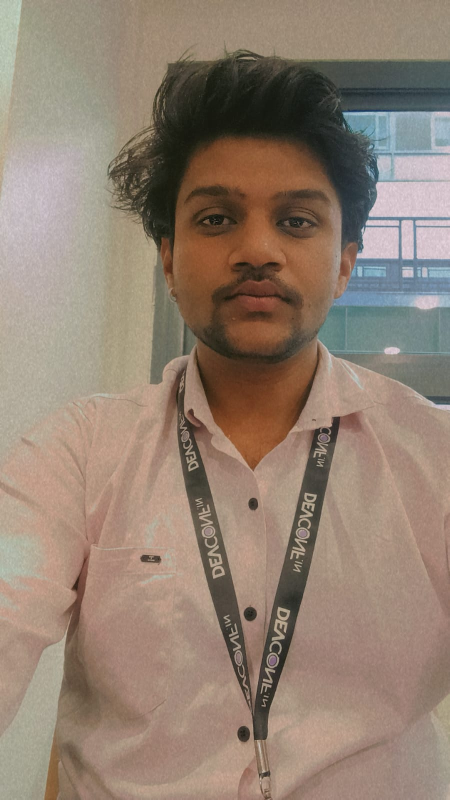
#> input picture data/Image_org.jpeg, 899 x 1599 px (shown at 1/2 size); the run also reads 2 pictures not shown here
$ python run_all.py
#> lines starting #> are read from the running program, lines starting #| are printed output that depends on the picture; after the words box and inside, x2 and y2 are one past the last pixel; in counts of white or black regions, pixels touching at a corner belong together
### task4_motion_estimation.py
"""
Task 4: Video Motion Estimation
Unit 5 Practical Assignment
Author: Devendra Agrawal
"""

import os
import glob
import json
import cv2
import numpy as np
import matplotlib.pyplot as plt


def find_default_video():
    """Find available video file in data/ directory."""
    candidates = [
        "data/video_1.mp4",
        "data/sample_video.mp4",
        "video_1.mp4",
        "sample_video.mp4"
    ]
    for c in candidates:
        if os.path.exists(c):
            return c
#> in run_image_restoration, img_bgr is the input picture: shape (1599, 899, 3); mean B, G, R 113.6, 128.5, 146.5
    # Fallback to any mp4 in data/
    mp4s = glob.glob("data/*.mp4")
    if mp4s:
        return mp4s[0]
    return "data/video_1.mp4"


def run_motion_estimation(video_path: str = None, out_dir: str = "outputs/task4_motion", num_frames_to_process: int = 250):
    """
    Process video using:
    1. Consecutive frame extraction
    2. Frame Differencing
    3. GMM-based Background Subtraction (MOG2)
    4. Lucas-Kanade Optical Flow
    """
    if video_path is None or not os.path.exists(video_path):
        video_path = find_default_video()

    os.makedirs(out_dir, exist_ok=True)

    cap = cv2.VideoCapture(video_path)
    if not cap.isOpened():
        raise FileNotFoundError(f"Cannot open video file: {video_path}")

    total_frames = int(cap.get(cv2.CAP_PROP_FRAME_COUNT))
    fps = cap.get(cv2.CAP_PROP_FPS)
    w = int(cap.get(cv2.CAP_PROP_FRAME_WIDTH))
    h = int(cap.get(cv2.CAP_PROP_FRAME_HEIGHT))
    print(f"[Task 4] Video Info: {total_frames} frames, {fps:.1f} FPS, {w}x{h} (File: {video_path})")

    # GMM Background Subtractor
    bg_subtractor = cv2.createBackgroundSubtractorMOG2(history=150, varThreshold=25, detectShadows=True)

    # LK optical flow parameters
    feature_params = dict(maxCorners=200, qualityLevel=0.02, minDistance=10, blockSize=7)
    lk_params = dict(winSize=(21, 21), maxLevel=3, criteria=(cv2.TERM_CRITERIA_EPS | cv2.TERM_CRITERIA_COUNT, 30, 0.01))

    # Read first frame
    ret, prev_frame = cap.read()
    if not ret:
        raise RuntimeError("Failed to read frames from video.")

    # Downscale for consistent processing if large
    scale_factor = 1.0
    if max(h, w) > 960:
        scale_factor = 960 / max(h, w)
        prev_frame = cv2.resize(prev_frame, (int(w * scale_factor), int(h * scale_factor)))

    prev_gray = cv2.cvtColor(prev_frame, cv2.COLOR_BGR2GRAY)
    p0 = cv2.goodFeaturesToTrack(prev_gray, mask=None, **feature_params)

    # Determine representative target frame with significant motion
    target_sample_frame = min(135, max(30, total_frames // 2))

    comparison_snapshot = None
    frame_idx = 0
    max_motion_seen = -1
    best_candidate_snapshot = None

    while cap.isOpened() and frame_idx < min(total_frames - 1, num_frames_to_process):
        ret, frame = cap.read()
        if not ret:
            break

        if scale_factor != 1.0:
            frame = cv2.resize(frame, (int(w * scale_factor), int(h * scale_factor)))

        frame_idx += 1
        curr_gray = cv2.cvtColor(frame, cv2.COLOR_BGR2GRAY)

        # 1. Frame Differencing
        diff = cv2.absdiff(prev_gray, curr_gray)
        mean_diff = float(np.mean(diff))
        _, diff_thresh = cv2.threshold(diff, 20, 255, cv2.THRESH_BINARY)
        kernel = cv2.getStructuringElement(cv2.MORPH_RECT, (5, 5))
        diff_clean = cv2.morphologyEx(diff_thresh, cv2.MORPH_OPEN, kernel)
        diff_clean = cv2.morphologyEx(diff_clean, cv2.MORPH_DILATE, kernel)

        # 2. GMM Background Subtraction
        fg_mask_raw = bg_subtractor.apply(frame)
        _, gmm_fg = cv2.threshold(fg_mask_raw, 200, 255, cv2.THRESH_BINARY)
        gmm_clean = cv2.morphologyEx(gmm_fg, cv2.MORPH_OPEN, kernel)
        gmm_clean = cv2.morphologyEx(gmm_clean, cv2.MORPH_DILATE, kernel)

        # 3. Lucas-Kanade Optical Flow
        lk_vis = frame.copy()
        if p0 is None or len(p0) < 20:
            p0 = cv2.goodFeaturesToTrack(prev_gray, mask=None, **feature_params)

        motion_vectors = []
        if p0 is not None and len(p0) > 0:
            p1, st, err = cv2.calcOpticalFlowPyrLK(prev_gray, curr_gray, p0, None, **lk_params)

            if p1 is not None and st is not None:
                good_new = p1[st == 1]
                good_old = p0[st == 1]

                for new, old in zip(good_new, good_old):
                    a, b = new.ravel()
                    c, d = old.ravel()
                    mag = np.hypot(a - c, b - d)
                    if mag > 1.2:
                        motion_vectors.append(((c, d), (a, b), mag))
                        cv2.arrowedLine(lk_vis, (int(c), int(d)), (int(a), int(b)), (0, 0, 255), 2, tipLength=0.35)
                        cv2.circle(lk_vis, (int(a), int(b)), 3, (0, 255, 0), -1)

                p0 = good_new.reshape(-1, 1, 2)
            else:
                p0 = None
        else:
            p0 = None

        # Build candidate snapshot
        contours, _ = cv2.findContours(diff_clean, cv2.RETR_EXTERNAL, cv2.CHAIN_APPROX_SIMPLE)
        bbox_vis = frame.copy()
        for cnt in contours:
            if cv2.contourArea(cnt) > 300:
                bx, by, bw, bh = cv2.boundingRect(cnt)
                cv2.rectangle(bbox_vis, (bx, by), (bx + bw, by + bh), (0, 255, 255), 3)
                cv2.putText(bbox_vis, "Motion Area", (bx, max(20, by - 8)), cv2.FONT_HERSHEY_SIMPLEX, 0.6, (0, 255, 255), 2)

        snapshot_candidate = {
            "frame_prev": prev_frame.copy(),
            "frame_curr": frame.copy(),
            "diff_mask": diff_clean.copy(),
            "gmm_mask": gmm_clean.copy(),
            "optical_flow": lk_vis.copy(),
            "tracked_bbox": bbox_vis.copy(),
            "frame_idx": frame_idx,
            "vector_count": len(motion_vectors),
            "mean_diff": mean_diff
        }

        if frame_idx == target_sample_frame:
            comparison_snapshot = snapshot_candidate

        if mean_diff > max_motion_seen and len(motion_vectors) >= 5:
            max_motion_seen = mean_diff
            best_candidate_snapshot = snapshot_candidate

        prev_gray = curr_gray.copy()
        prev_frame = frame.copy()

    cap.release()

    if comparison_snapshot is None or comparison_snapshot["vector_count"] < 3:
        comparison_snapshot = best_candidate_snapshot if best_candidate_snapshot else snapshot_candidate

    # Save individual snapshot files
    cv2.imwrite(os.path.join(out_dir, "frame_previous.png"), comparison_snapshot["frame_prev"])
    cv2.imwrite(os.path.join(out_dir, "frame_current.png"), comparison_snapshot["frame_curr"])
    cv2.imwrite(os.path.join(out_dir, "diff_foreground_mask.png"), comparison_snapshot["diff_mask"])
    cv2.imwrite(os.path.join(out_dir, "gmm_foreground_mask.png"), comparison_snapshot["gmm_mask"])
    cv2.imwrite(os.path.join(out_dir, "optical_flow_vectors.png"), comparison_snapshot["optical_flow"])
    cv2.imwrite(os.path.join(out_dir, "motion_bounding_boxes.png"), comparison_snapshot["tracked_bbox"])

    # Multi-panel visualization
    fig, axes = plt.subplots(2, 3, figsize=(18, 12))
    fig.suptitle(f"Task 4: Video Motion Estimation & Tracking Analysis (Frame #{comparison_snapshot['frame_idx']})",
                 fontsize=16, fontweight='bold')

    axes[0, 0].imshow(cv2.cvtColor(comparison_snapshot["frame_prev"], cv2.COLOR_BGR2RGB))
    axes[0, 0].set_title(f"1. Previous Frame $I_{{t-1}}$ (#{comparison_snapshot['frame_idx']-1})")
    axes[0, 0].axis("off")

    axes[0, 1].imshow(cv2.cvtColor(comparison_snapshot["frame_curr"], cv2.COLOR_BGR2RGB))
    axes[0, 1].set_title(f"2. Current Frame $I_t$ (#{comparison_snapshot['frame_idx']})")
    axes[0, 1].axis("off")

    axes[0, 2].imshow(comparison_snapshot["diff_mask"], cmap='gray')
    axes[0, 2].set_title("3. Frame Differencing Mask\n($|I_t - I_{t-1}| > T$)")
    axes[0, 2].axis("off")

    axes[1, 0].imshow(comparison_snapshot["gmm_mask"], cmap='gray')
    axes[1, 0].set_title("4. GMM Background Subtraction (MOG2)\nAdaptive Mixture Foreground")
    axes[1, 0].axis("off")

    axes[1, 1].imshow(cv2.cvtColor(comparison_snapshot["optical_flow"], cv2.COLOR_BGR2RGB))
    axes[1, 1].set_title(f"5. Lucas-Kanade Optical Flow\n({comparison_snapshot['vector_count']} Motion Vectors)")
    axes[1, 1].axis("off")

    axes[1, 2].imshow(cv2.cvtColor(comparison_snapshot["tracked_bbox"], cv2.COLOR_BGR2RGB))
    axes[1, 2].set_title("6. Motion Tracking & Bounding Box\n(Spatial Object Localization)")
    axes[1, 2].axis("off")

    plt.tight_layout()
    plt.savefig(os.path.join(out_dir, "motion_estimation_comparison.png"), dpi=300)
    plt.close()

    # Detailed technical comparison table data
    comparison_table = [
        {
            "Technique": "Frame Differencing (|I_t - I_{t-1}|)",
            "Underlying Principle": "Pixel-by-pixel intensity subtraction between consecutive frames with thresholding",
            "Computational Complexity": "Very Low (O(N) single subtraction per pixel, >100 FPS)",
            "Camera Shake Sensitivity": "Extremely High (Any camera tremor lights up entire mask as motion)",
            "Stationary Object Behavior": "Fails (Moving object becomes invisible the moment it stops moving)",
            "Ghosting Artifacts": "Double-ghost effect: marks both where object left and where it entered",
            "Output Representation": "Binary spatial mask of pixel changes"
        },
        {
            "Technique": "GMM Background Subtraction (MOG2)",
            "Underlying Principle": "Models pixel color distributions over time as a mixture of Gaussians",
            "Computational Complexity": "Moderate (~40-60 FPS, updates adaptive Gaussian parameters)",
            "Camera Shake Sensitivity": "Moderate (Handles subtle background motion like leaves, tremors)",
            "Stationary Object Behavior": "Good (Preserves stopped foreground for several frames before slow assimilation)",
            "Ghosting Artifacts": "Minimal (Initial ghost clears quickly as background model converges)",
            "Output Representation": "Clean binary foreground segmentation mask with shadow suppression"
        },
        {
            "Technique": "Lucas-Kanade Optical Flow",
            "Underlying Principle": "Solves optical flow equation under brightness constancy & spatial coherence",
            "Computational Complexity": "Moderate-High (Calculates spatial image gradients & 2x2 matrix inversions)",
            "Camera Shake Sensitivity": "Shows global vector field (Global shift vs local object vectors)",
            "Stationary Object Behavior": "Vectors drop to zero magnitude (Preserves tracked feature locations)",
            "Ghosting Artifacts": "None (No background model or ghost silhouettes generated)",
            "Output Representation": "Continuous 2D velocity vectors (dx, dy) with direction and magnitude"
        }
    ]

    with open(os.path.join(out_dir, "motion_estimation_comparison.json"), "w") as f:
        json.dump(comparison_table, f, indent=4)

    print(f"[Task 4] Video motion estimation complete on {video_path}. Saved outputs to:", out_dir)


# [12 lines that do not run on import are left out]

### task1_restoration_segmentation.py
"""
Task 1: Image Restoration and Segmentation
Units 3 Practical Assignment
Author: Devendra Agrawal
"""

import os
import json
import cv2
import numpy as np
import matplotlib.pyplot as plt
from skimage.metrics import peak_signal_noise_ratio as psnr
from skimage.metrics import structural_similarity as ssim


def add_gaussian_noise(image: np.ndarray, mean: float = 0, sigma: float = 25.0) -> np.ndarray:
    """Add additive zero-mean Gaussian noise to an image."""
#> called with mean = 0, sigma = 25
    gauss = np.random.normal(mean, sigma, image.shape)
    noisy = np.clip(image.astype(np.float32) + gauss, 0, 255).astype(np.uint8)
    return noisy


def add_salt_and_pepper_noise(image: np.ndarray, salt_prob: float = 0.02, pepper_prob: float = 0.02) -> np.ndarray:
    """Add salt-and-pepper (impulse) noise to an image."""
#> called with salt_prob = 0.03, pepper_prob = 0.03
    noisy = image.copy()
    num_salt = np.ceil(salt_prob * image.shape[0] * image.shape[1])
    num_pepper = np.ceil(pepper_prob * image.shape[0] * image.shape[1])

    # Salt (white pixels)
    coords = [np.random.randint(0, i - 1, int(num_salt)) for i in image.shape[:2]]
    noisy[tuple(coords)] = 255

    # Pepper (black pixels)
    coords = [np.random.randint(0, i - 1, int(num_pepper)) for i in image.shape[:2]]
    noisy[tuple(coords)] = 0
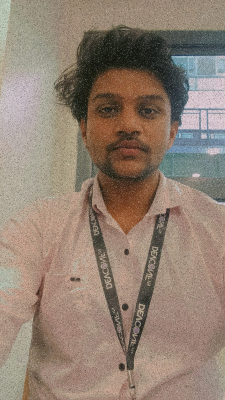
#> noisy: shape (1599, 899, 3) (shown at 1/4 size); mean R, G, B 145.3, 128.4, 114.3
    return noisy


def compute_metrics(clean: np.ndarray, test_img: np.ndarray):
    """Compute PSNR and SSIM between clean ground truth and test image."""
    p_val = psnr(clean, test_img)
    s_val = ssim(clean, test_img, channel_axis=2)
    return round(float(p_val), 2), round(float(s_val), 4)


def run_image_restoration(image_path: str, out_dir: str):
    """Perform Gaussian & Salt-and-Pepper noise addition and filtering."""
    os.makedirs(out_dir, exist_ok=True)
    img_bgr = cv2.imread(image_path)
    if img_bgr is None:
        raise FileNotFoundError(f"Input image not found: {image_path}")

    img_rgb = cv2.cvtColor(img_bgr, cv2.COLOR_BGR2RGB)

    # 1. Add noise
    np.random.seed(42)
    noisy_gauss = add_gaussian_noise(img_rgb, mean=0, sigma=25.0)
    noisy_sp = add_salt_and_pepper_noise(img_rgb, salt_prob=0.03, pepper_prob=0.03)

    # 2. Filter images
    # Restore Gaussian noise
    gauss_median = cv2.medianBlur(noisy_gauss, 5)
    gauss_gaussian = cv2.GaussianBlur(noisy_gauss, (5, 5), sigmaX=1.5)

    # Restore Salt-and-Pepper noise
    sp_median = cv2.medianBlur(noisy_sp, 5)
    sp_gaussian = cv2.GaussianBlur(noisy_sp, (5, 5), sigmaX=1.5)

    # 3. Calculate PSNR and SSIM metrics
    metrics = {
        "Gaussian_Noisy": compute_metrics(img_rgb, noisy_gauss),
        "Gaussian_restored_GaussianFilter": compute_metrics(img_rgb, gauss_gaussian),
        "Gaussian_restored_MedianFilter": compute_metrics(img_rgb, gauss_median),
        "SaltPepper_Noisy": compute_metrics(img_rgb, noisy_sp),
        "SaltPepper_restored_GaussianFilter": compute_metrics(img_rgb, sp_gaussian),
        "SaltPepper_restored_MedianFilter": compute_metrics(img_rgb, sp_median),
    }
#> in compute_metrics, `p_val = psnr(clean, test_img)`: p_val = 20.23
#> in compute_metrics, `s_val = ssim(clean, test_img, channel_axis=2)`: s_val = 0.167

    # Save individual results
    cv2.imwrite(os.path.join(out_dir, "clean_original.png"), cv2.cvtColor(img_rgb, cv2.COLOR_RGB2BGR))
    cv2.imwrite(os.path.join(out_dir, "noise_gaussian.png"), cv2.cvtColor(noisy_gauss, cv2.COLOR_RGB2BGR))
    cv2.imwrite(os.path.join(out_dir, "noise_salt_pepper.png"), cv2.cvtColor(noisy_sp, cv2.COLOR_RGB2BGR))
    cv2.imwrite(os.path.join(out_dir, "gauss_restored_gaussian.png"), cv2.cvtColor(gauss_gaussian, cv2.COLOR_RGB2BGR))
    cv2.imwrite(os.path.join(out_dir, "gauss_restored_median.png"), cv2.cvtColor(gauss_median, cv2.COLOR_RGB2BGR))
    cv2.imwrite(os.path.join(out_dir, "sp_restored_gaussian.png"), cv2.cvtColor(sp_gaussian, cv2.COLOR_RGB2BGR))
    cv2.imwrite(os.path.join(out_dir, "sp_restored_median.png"), cv2.cvtColor(sp_median, cv2.COLOR_RGB2BGR))

    # Save summary JSON
    with open(os.path.join(out_dir, "restoration_metrics.json"), "w") as f:
        json.dump(metrics, f, indent=4)

    # Create visualization comparison figure
    fig, axes = plt.subplots(2, 4, figsize=(18, 9))
    fig.suptitle("Image Restoration Analysis: Gaussian Noise vs. Salt & Pepper Noise", fontsize=16, fontweight='bold')

    # Row 1: Gaussian noise & restorations
    axes[0, 0].imshow(img_rgb)
    axes[0, 0].set_title("Original Clean Image\n(Ground Truth)")
    axes[0, 0].axis("off")

    p, s = metrics["Gaussian_Noisy"]
#> p = 20.23; s = 0.167
    axes[0, 1].imshow(noisy_gauss)
    axes[0, 1].set_title(f"Gaussian Noise (σ=25)\nPSNR: {p} dB | SSIM: {s}")
    axes[0, 1].axis("off")

    p, s = metrics["Gaussian_restored_GaussianFilter"]
#> p = 31.65; s = 0.749
    axes[0, 2].imshow(gauss_gaussian)
    axes[0, 2].set_title(f"Gaussian Filter (5x5, σ=1.5)\nPSNR: {p} dB | SSIM: {s}")
    axes[0, 2].axis("off")

    p, s = metrics["Gaussian_restored_MedianFilter"]
#> p = 30.56; s = 0.692
    axes[0, 3].imshow(gauss_median)
    axes[0, 3].set_title(f"Median Filter (5x5)\nPSNR: {p} dB | SSIM: {s}")
    axes[0, 3].axis("off")

    # Row 2: Salt & Pepper noise & restorations
    axes[1, 0].imshow(img_rgb)
    axes[1, 0].set_title("Original Clean Image\n(Ground Truth)")
    axes[1, 0].axis("off")

    p, s = metrics["SaltPepper_Noisy"]
#> p = 17.89; s = 0.193
    axes[1, 1].imshow(noisy_sp)
    axes[1, 1].set_title(f"Salt & Pepper Noise (p=0.06)\nPSNR: {p} dB | SSIM: {s}")
    axes[1, 1].axis("off")

    p, s = metrics["SaltPepper_restored_GaussianFilter"]
#> p = 29.45; s = 0.669
    axes[1, 2].imshow(sp_gaussian)
    axes[1, 2].set_title(f"Gaussian Filter (5x5, σ=1.5)\nPSNR: {p} dB | SSIM: {s}")
    axes[1, 2].axis("off")

    p, s = metrics["SaltPepper_restored_MedianFilter"]
#> p = 36.85; s = 0.935
    axes[1, 3].imshow(sp_median)
    axes[1, 3].set_title(f"Median Filter (5x5) [BEST]\nPSNR: {p} dB | SSIM: {s}", color='darkgreen', fontweight='bold')
    axes[1, 3].axis("off")

    plt.tight_layout()
    plot_path = os.path.join(out_dir, "restoration_comparison.png")
    plt.savefig(plot_path, dpi=300, bbox_inches='tight')
    plt.close()

    print("[Task 1A] Restoration complete. Results saved to:", out_dir)
    print("PSNR and SSIM Metrics:")
    for k, v in metrics.items():
        print(f"  {k:35s}: PSNR = {v[0]:5.2f} dB | SSIM = {v[1]:.4f}")
#> this loop made 6 passes
#> (k, v) on passes 1 to 6: ('Gaussian_Noisy', (20.23, 0.167)), ('Gaussian_restored_GaussianFilter', (31.65, 0.749)), ('Gaussian_restored_MedianFilter', (30.56, 0.692)), ('SaltPepper_Noisy', (17.89, 0.193)), ('SaltPepper_restored_GaussianFilter', (29.45, 0.669)), ('SaltPepper_restored_MedianFilter', (36.85, 0.935))
#> (printed output is left out)

    return metrics


def run_morphological_segmentation(image_path: str, out_dir: str):
    """Perform thresholding, morphological operations, Canny edge detection, and Watershed segmentation."""
#> called with image_path = 'data/Image_org.jpeg', out_dir = 'outputs/task1_segmentation'
    os.makedirs(out_dir, exist_ok=True)
    img_bgr = cv2.imread(image_path)
    if img_bgr is None:
        raise FileNotFoundError(f"Input image not found: {image_path}")

    # Resize if large for consistent processing
    h, w = img_bgr.shape[:2]
    max_dim = 1000
    if max(h, w) > max_dim:
        scale = max_dim / max(h, w)
        img_bgr = cv2.resize(img_bgr, (int(w * scale), int(h * scale)))
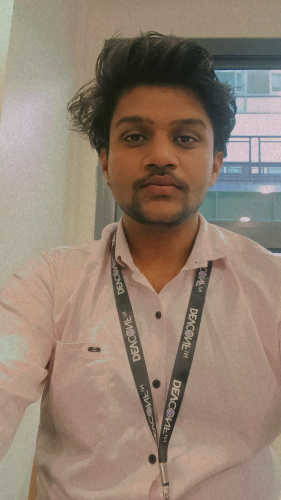
#> img_bgr: shape (1000, 562, 3) (shown at 1/2 size); mean B, G, R 113.5, 128.4, 146.4

    img_rgb = cv2.cvtColor(img_bgr, cv2.COLOR_BGR2RGB)
#> img_rgb: shape (1000, 562, 3)
    gray = cv2.cvtColor(img_bgr, cv2.COLOR_BGR2GRAY)
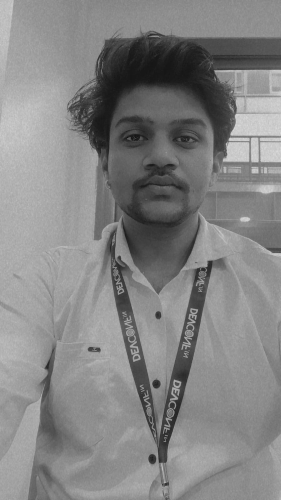
#> gray: shape (1000, 562) (shown at 1/2 size); min 5, max 222, mean 132.1

    # 1. Thresholding: Otsu vs Adaptive Gaussian
    blurred_gray = cv2.GaussianBlur(gray, (5, 5), 0)
    _, otsu_thresh = cv2.threshold(blurred_gray, 0, 255, cv2.THRESH_BINARY_INV + cv2.THRESH_OTSU)
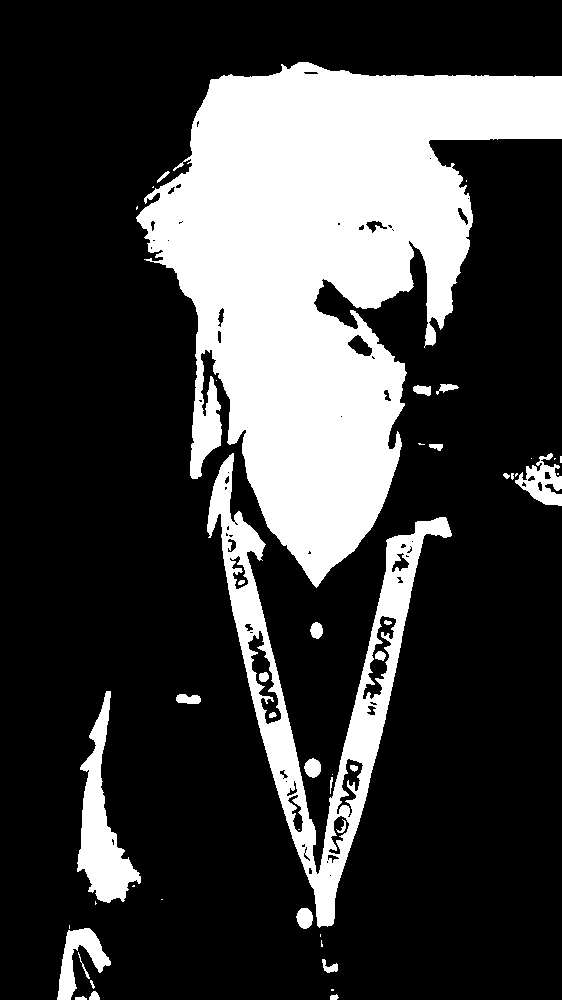
#> otsu_thresh: shape (1000, 562); 25% white; 48 white regions (20 under 20 px), largest, box (x1, y1, x2, y2) and area: (136, 62, 562, 588) 110721, (207, 453, 452, 928) 19971, (77, 691, 141, 903) 5122
    adaptive_thresh = cv2.adaptiveThreshold(
        gray, 255, cv2.ADAPTIVE_THRESH_GAUSSIAN_C, cv2.THRESH_BINARY_INV, 15, 4
    )
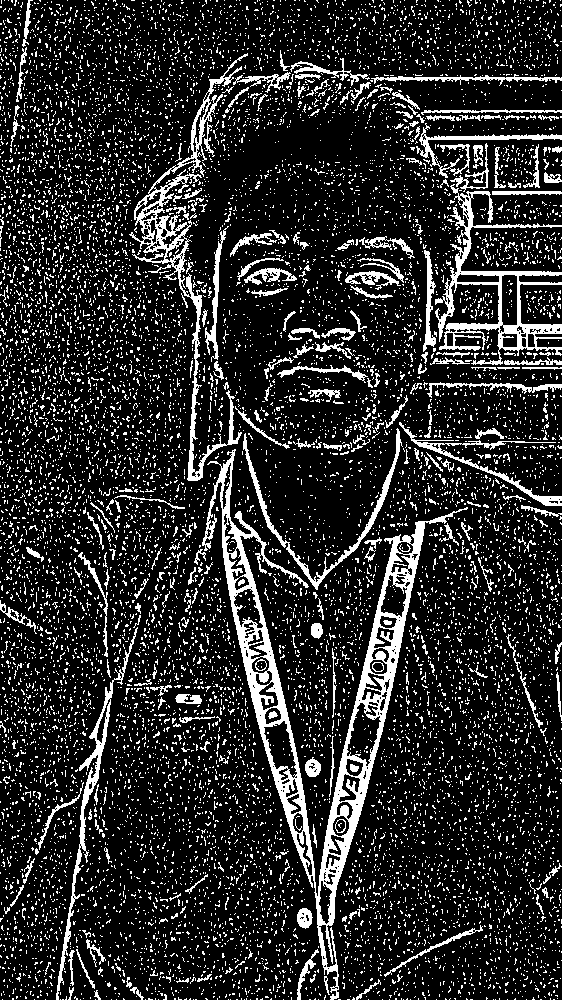
#> adaptive_thresh: shape (1000, 562); 16.4% white in thin lines or dots

    cv2.imwrite(os.path.join(out_dir, "otsu_threshold.png"), otsu_thresh)
    cv2.imwrite(os.path.join(out_dir, "adaptive_threshold.png"), adaptive_thresh)

    # 2. Morphological Operations: Erosion, Dilation, Opening, Closing
    kernel = cv2.getStructuringElement(cv2.MORPH_RECT, (5, 5))
    eroded = cv2.erode(otsu_thresh, kernel, iterations=2)
#> eroded: shape (1000, 562); 18.5% white; 55 white regions (31 under 20 px), largest, box (x1, y1, x2, y2) and area: (143, 68, 562, 579) 94855, (82, 755, 133, 897) 2611, (347, 698, 385, 769) 1121
    dilated = cv2.dilate(otsu_thresh, kernel, iterations=2)
#> dilated: shape (1000, 562); 31.2% white; 10 white regions, largest, box (x1, y1, x2, y2) and area: (132, 58, 562, 951) 159235, (73, 687, 145, 909) 7811, (53, 921, 115, 1000) 3553
#> (the rest of the program and of its run is left out)
